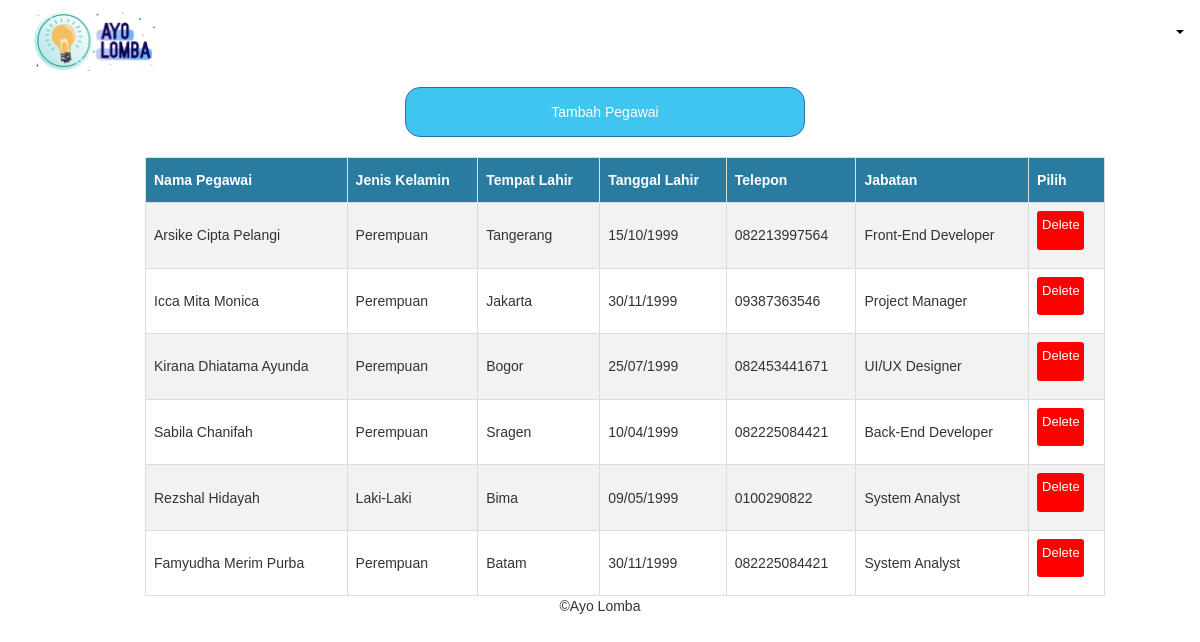
/ayolomba/pegawai.php, run on the app's committed database.
### tables this page shows
CREATE TABLE `pegawai` (
  `id_pegawai` int(200) NOT NULL,
  `nama_pegawai` varchar(200) NOT NULL,
  `jk` varchar(200) NOT NULL,
  `tempat_lahir` varchar(200) NOT NULL,
  `tanggal_lahir` varchar(200) NOT NULL,
  `telepon` varchar(200) NOT NULL,
  `jabatan` varchar(200) NOT NULL
);

### ayolomba/pegawai.php (the view, shortened to what this page needs)
<!DOCTYPE html>
<html>
<head>
        <link rel="stylesheet" href="https://maxcdn.bootstrapcdn.com/bootstrap/3.4.0/css/bootstrap.min.css">
        <link rel="stylesheet" href="https://cdnjs.cloudflare.com/ajax/libs/font-awesome/4.7.0/css/font-awesome.min.css">
        <link rel="stylesheet" href="https://maxcdn.bootstrapcdn.com/bootstrap/3.4.0/css/bootstrap.min.css">
        <link rel="stylesheet" href="https://cdnjs.cloudflare.com/ajax/libs/font-awesome/4.7.0/css/font-awesome.min.css">
</head>
<body>
<div>
    <nav>
    <ul>
    <li style="float: left; margin-left: 15px; margin-top: 15px;"><a href="admin.php" style="background-color: transparent;"><img src="yoklomba.png" width="130px" weight="120px" style="margin-top: -20px"></a></li>
</ul>
</nav>
    <li style="float: right; margin-top: -80px" class="dropdown"><a class="dropdown-toggle" data-toggle="dropdown" href="#" style="background-color: transparent;">
    <span class="caret"></span></a>
        <a class="dropdown-item" href="editprofile.php" style="background-color: transparent;">Edit Profile</a></li>
</div>
<center><a href="tambahpegawai.php"> <button name = "tambahpegawai" class="btn btn-primary" style="background-color: #3fc5f0; border-radius: 15px; margin-left: 10px; width: 400px; height: 50px" type="submit">Tambah Pegawai</button></a>
<br><br>
<table id="customers">
  <tr>
    <th>Nama Pegawai</th>
    <th>Jenis Kelamin</th>
    <th>Tempat Lahir</th>
    <th>Tanggal Lahir</th>
    <th>Telepon</th>
    <th>Jabatan</th>
    <th>Pilih</th>
  </tr>
  <?php
  require('config.php');
  $datapegawai = mysqli_query($conn,"SELECT * FROM pegawai");
  foreach($datapegawai as $data){
?>
  <tr>
    <td><?php echo $data['nama_pegawai'] ?></td>
    <td><?php echo $data['jk'] ?></td>
    <td><?php echo $data['tempat_lahir'] ?></td>
    <td><?php echo $data['tanggal_lahir'] ?></td>
    <td><?php echo $data['telepon'] ?></td>
    <td><?php echo $data['jabatan'] ?></td>
    <td>
    <form action="hapuspegawai.php" method="post">
       <button type="hapus" name = 'hapus' value="hapus" style="background-color: red; font-size:13px"><p>Delete</p></button></form></td>
  </tr>
      <?php } ?>
      </table>
<div class="jumbotron1 text-center" style="margin-bottom:0">
    <p>&copy;Ayo Lomba</p>
</div>
</body>
</html>

### ayolomba/pegawai.php (style rules this page uses)
body { font-family: 'Gill Sans', 'Gill Sans MT', Calibri; }
ul { list-style-type: none; margin: 0; padding: 0; overflow: hidden; background-color: white; top: 0; width: 100%; }
li { color: white; display: block; }
li a { display: inline-block; color: black; text-align: center; padding: 14px 16px; text-decoration: none; }
button { margin-bottom: 10px; border: none; outline: 0; padding: 5px; color: white; background-color: rgba(0, 140, 255, 0.925); text-align: center; cursor: pointer; width: 80%; font-size: 15px; border-radius: 3px; }
* { box-sizing: border-box; }
body { font-family: Verdana, sans-serif; }
img { vertical-align: middle; }
table { width: 100%; }
td, th { border: 1px solid black; text-align: left; padding: 8px; }
#customers { font-family: "Trebuchet MS", Arial, Helvetica, sans-serif; border-collapse: collapse; width: 80%; margin-left:50px; }
#customers td, #customers th { border: 1px solid #ddd; padding: 8px; }
#customers tr:nth-child(even) { background-color: #f2f2f2; }
#customers th { padding-top: 12px; padding-bottom: 12px; text-align: left; background-color: #297ca0; color: white; }

### data on the page
pegawai: nama_pegawai "Arsike Cipta Pelangi", jk "Perempuan", tempat_lahir "Tangerang", tanggal_lahir "15/10/1999", telepon "082213997564", jabatan "Front-End Developer"
pegawai: nama_pegawai "Icca Mita Monica", jk "Perempuan", tempat_lahir "Jakarta", tanggal_lahir "30/11/1999", telepon "09387363546", jabatan "Project Manager"
pegawai: nama_pegawai "Kirana Dhiatama Ayunda", jk "Perempuan", tempat_lahir "Bogor", tanggal_lahir "25/07/1999", telepon "082453441671", jabatan "UI/UX Designer"
pegawai: nama_pegawai "Sabila Chanifah", jk "Perempuan", tempat_lahir "Sragen", tanggal_lahir "10/04/1999", telepon "082225084421", jabatan "Back-End Developer"
pegawai: nama_pegawai "Rezshal Hidayah", jk "Laki-Laki", tempat_lahir "Bima", tanggal_lahir "09/05/1999", telepon "0100290822", jabatan "System Analyst"
pegawai: nama_pegawai "Famyudha Merim Purba", jk "Perempuan", tempat_lahir "Batam", tanggal_lahir "30/11/1999", telepon "082225084421", jabatan "System Analyst"
